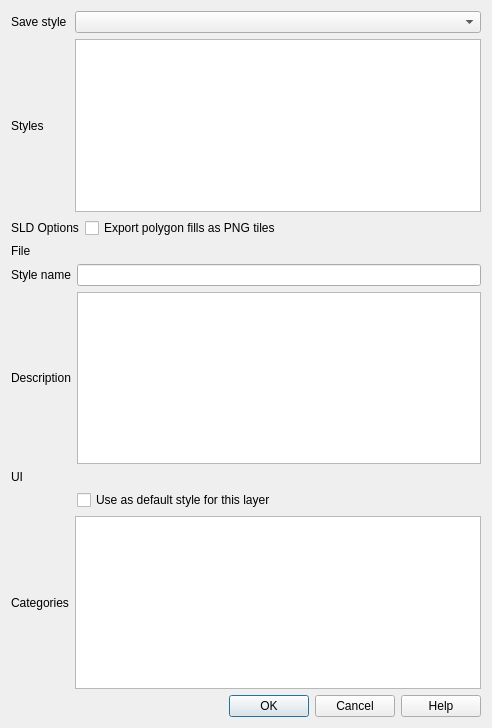
<?xml version="1.0" encoding="UTF-8"?>
<ui version="4.0">
 <class>QgsMapLayerSaveStyleDialog</class>
 <widget class="QDialog" name="QgsMapLayerSaveStyleDialog">
  <property name="geometry">
   <rect>
    <x>0</x>
    <y>0</y>
    <width>492</width>
    <height>728</height>
   </rect>
  </property>
  <property name="windowTitle">
   <string>Save Layer Style</string>
  </property>
  <layout class="QGridLayout" name="gridLayout">
   <item row="0" column="0">
    <widget class="QLabel" name="mModeLabel">
     <property name="text">
      <string>Save style</string>
     </property>
    </widget>
   </item>
   <item row="0" column="1">
    <widget class="QComboBox" name="mStyleTypeComboBox">
     <property name="sizePolicy">
      <sizepolicy hsizetype="MinimumExpanding" vsizetype="Fixed">
       <horstretch>0</horstretch>
       <verstretch>0</verstretch>
      </sizepolicy>
     </property>
    </widget>
   </item>
   <item row="1" column="0">
    <widget class="QLabel" name="mStylesWidgetLabel">
     <property name="text">
      <string>Styles</string>
     </property>
    </widget>
   </item>
   <item row="1" column="1">
    <widget class="QListWidget" name="mStylesWidget"/>
   </item>
   <item row="2" column="0" colspan="2">
    <widget class="QWidget" name="mSaveToSldWidget" native="true">
     <layout class="QFormLayout" name="formLayout">
      <property name="leftMargin">
       <number>0</number>
      </property>
      <property name="topMargin">
       <number>0</number>
      </property>
      <property name="rightMargin">
       <number>0</number>
      </property>
      <property name="bottomMargin">
       <number>0</number>
      </property>
      <item row="0" column="0">
       <widget class="QLabel" name="label">
        <property name="text">
         <string>SLD Options</string>
        </property>
       </widget>
      </item>
      <item row="0" column="1">
       <widget class="QCheckBox" name="mSldExportPng">
        <property name="toolTip">
         <string>&lt;html&gt;&lt;head/&gt;&lt;body&gt;&lt;p&gt;Complex and rotated polygon fills are generally not supported by SLD. &lt;/p&gt;&lt;p&gt;By checking this option supported symbols will be exported as PNG tiles in the same directory of the SLD document and the SLD document will refer to the PNG images as external graphic symbols.&lt;/p&gt;&lt;p&gt;Note that not all symbols can be exported to PNG, if the symbol cannot be exported the default SLD export implementation will be used.&lt;/p&gt;&lt;/body&gt;&lt;/html&gt;</string>
        </property>
        <property name="text">
         <string>Export polygon fills as PNG tiles</string>
        </property>
       </widget>
      </item>
     </layout>
    </widget>
   </item>
   <item row="3" column="0">
    <widget class="QLabel" name="mFileLabel">
     <property name="text">
      <string>File</string>
     </property>
    </widget>
   </item>
   <item row="3" column="1">
    <widget class="QgsFileWidget" name="mFileWidget" native="true"/>
   </item>
   <item row="4" column="0" colspan="2">
    <widget class="QWidget" name="mSaveToDbWidget" native="true">
     <layout class="QGridLayout" name="gridLayout_3">
      <property name="leftMargin">
       <number>0</number>
      </property>
      <property name="topMargin">
       <number>0</number>
      </property>
      <property name="rightMargin">
       <number>0</number>
      </property>
      <property name="bottomMargin">
       <number>0</number>
      </property>
      <item row="2" column="1">
       <widget class="QgsFileWidget" name="mDbStyleUIFileWidget" native="true">
        <property name="toolTip">
         <string>Optionally pick an input form for attribute editing (QT Designer UI format), it will be stored in the database</string>
        </property>
       </widget>
      </item>
      <item row="3" column="1">
       <widget class="QCheckBox" name="mDbStyleUseAsDefault">
        <property name="text">
         <string>Use as default style for this layer</string>
        </property>
       </widget>
      </item>
      <item row="0" column="0">
       <widget class="QLabel" name="nameLabel">
        <property name="text">
         <string>Style name</string>
        </property>
        <property name="buddy">
         <cstring>mDbStyleNameEdit</cstring>
        </property>
       </widget>
      </item>
      <item row="1" column="0">
       <widget class="QLabel" name="descriptionLabel">
        <property name="text">
         <string>Description</string>
        </property>
       </widget>
      </item>
      <item row="1" column="1">
       <widget class="QPlainTextEdit" name="mDbStyleDescriptionEdit"/>
      </item>
      <item row="2" column="0">
       <widget class="QLabel" name="mUILabel">
        <property name="text">
         <string>UI</string>
        </property>
        <property name="buddy">
         <cstring>mDbStyleNameEdit</cstring>
        </property>
       </widget>
      </item>
      <item row="0" column="1">
       <widget class="QLineEdit" name="mDbStyleNameEdit"/>
      </item>
     </layout>
    </widget>
   </item>
   <item row="5" column="0">
    <widget class="QLabel" name="label_3">
     <property name="text">
      <string>Categories</string>
     </property>
    </widget>
   </item>
   <item row="5" column="1">
    <widget class="QListView" name="mStyleCategoriesListView">
     <property name="sizePolicy">
      <sizepolicy hsizetype="Expanding" vsizetype="Expanding">
       <horstretch>0</horstretch>
       <verstretch>0</verstretch>
      </sizepolicy>
     </property>
    </widget>
   </item>
   <item row="6" column="0" colspan="2">
    <widget class="QDialogButtonBox" name="buttonBox">
     <property name="orientation">
      <enum>Qt::Horizontal</enum>
     </property>
     <property name="standardButtons">
      <set>QDialogButtonBox::Cancel|QDialogButtonBox::Help|QDialogButtonBox::Ok</set>
     </property>
    </widget>
   </item>
  </layout>
 </widget>
 <customwidgets>
  <customwidget>
   <class>QgsFileWidget</class>
   <extends>QWidget</extends>
   <header>qgsfilewidget.h</header>
   <container>1</container>
  </customwidget>
 </customwidgets>
 <tabstops>
  <tabstop>mStyleTypeComboBox</tabstop>
  <tabstop>mStylesWidget</tabstop>
  <tabstop>mDbStyleNameEdit</tabstop>
  <tabstop>mDbStyleDescriptionEdit</tabstop>
  <tabstop>mDbStyleUseAsDefault</tabstop>
 </tabstops>
 <resources/>
 <connections>
  <connection>
   <sender>buttonBox</sender>
   <signal>accepted()</signal>
   <receiver>QgsMapLayerSaveStyleDialog</receiver>
   <slot>accept()</slot>
   <hints>
    <hint type="sourcelabel">
     <x>248</x>
     <y>254</y>
    </hint>
    <hint type="destinationlabel">
     <x>157</x>
     <y>274</y>
    </hint>
   </hints>
  </connection>
  <connection>
   <sender>buttonBox</sender>
   <signal>rejected()</signal>
   <receiver>QgsMapLayerSaveStyleDialog</receiver>
   <slot>reject()</slot>
   <hints>
    <hint type="sourcelabel">
     <x>316</x>
     <y>260</y>
    </hint>
    <hint type="destinationlabel">
     <x>286</x>
     <y>274</y>
    </hint>
   </hints>
  </connection>
 </connections>
</ui>
